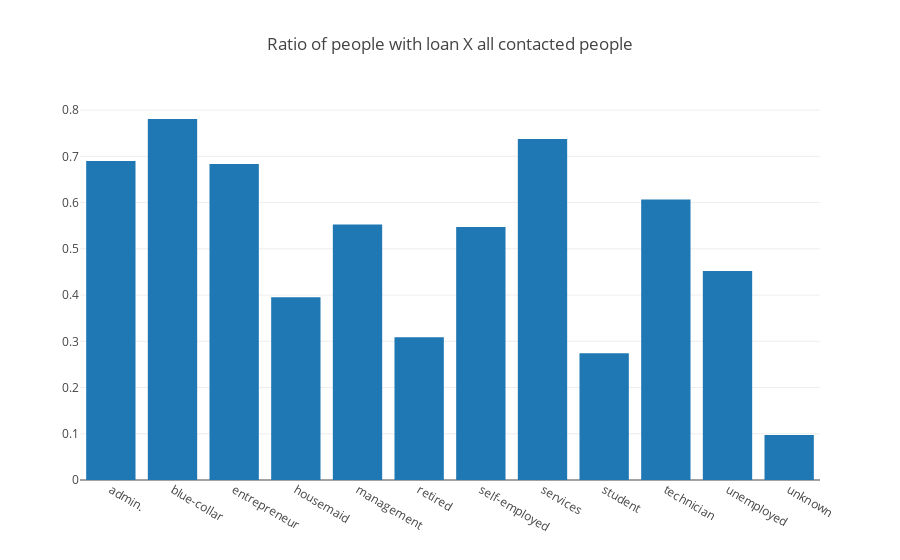

Notebook code for this chart:
### Markdown cell above
Analisando o gráfico acima, é possível ver que blue-collar é a profissão que mais teve pessoas contactadas e a profissão que teve maior número de pessoas com empréstimo em números absolutos. Mas e proporcionalmente? O próximo gráfico mostra a relação de pessoas com empréstimo por todas as contactadas por profissão.

### Code cell
data = [go.Bar(x=agg.index.get_level_values(0),
            y=agg.loans/agg.counts,name='Loans/All')
       ]
layout = go.Layout(
    title='Ratio of people with loan X all contacted people',
)
fig = go.Figure(data=data, layout=layout)

iplot(fig,filename='second_plot')

### Figure 1 — Plotly figure (JSON) as saved in the notebook; plotly's stock layout.template omitted (floating-point values rounded to 4 significant figures)
{"data": [{"name": "Loans/All", "type": "bar", "uid": "66c37046-c542-11e8-83e1-38d547df5edc", "x": ["admin.", "blue-collar", "entrepreneur", "housemaid", "management", "retired", "self-employed", "services", "student", "technician", "unemployed", "unknown"], "y": [0.6902, 0.7808, 0.6833, 0.3952, 0.5524, 0.3087, 0.5472, 0.7374, 0.274, 0.6066, 0.452, 0.09722]}], "layout": {"title": "Ratio of people with loan X all contacted people"}}
